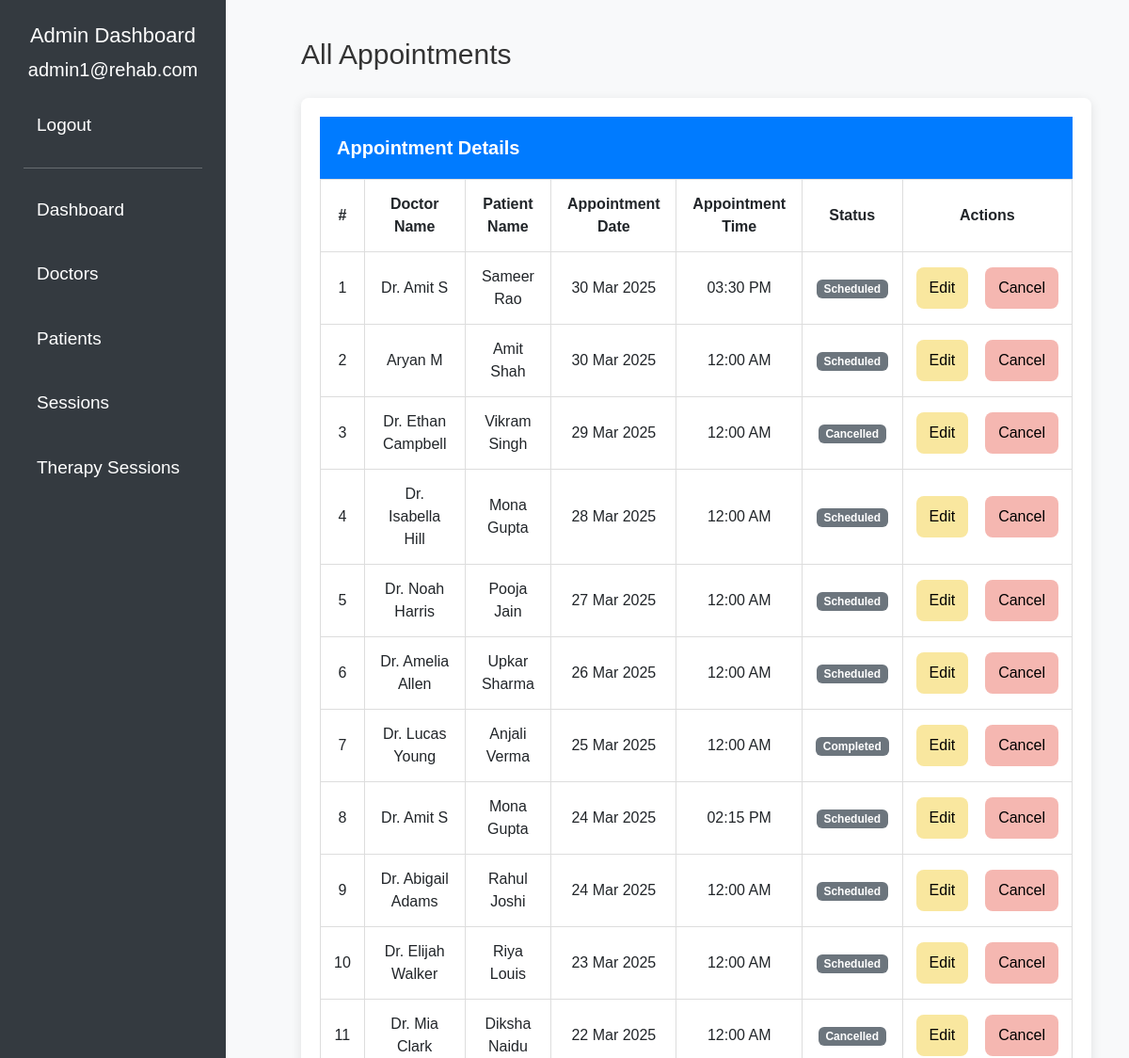
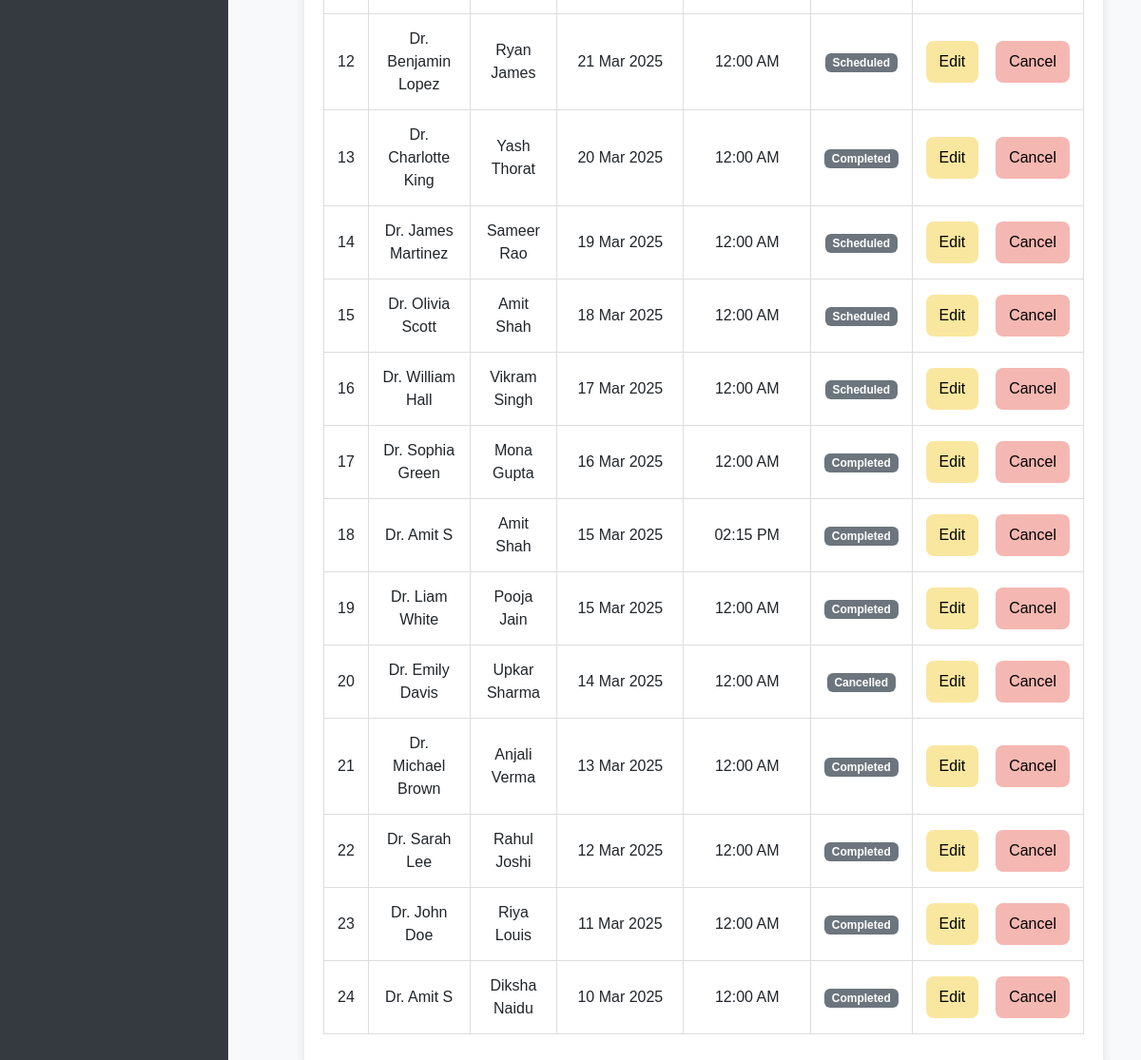
The page /all_sess.php (signed in) on the database its author committed (2 pictures, top to bottom).
### tables this page shows
CREATE TABLE `appointments` (
  `appointment_id` int(11) NOT NULL,
  `patient_id` int(11) DEFAULT NULL,
  `doctor_id` int(11) DEFAULT NULL,
  `appointment_date` date NOT NULL,
  `appointment_time` time NOT NULL,
  `status` varchar(50) DEFAULT 'Pending'
);

CREATE TABLE `doctors` (
  `doctor_id` int(11) NOT NULL,
  `name` varchar(100) NOT NULL,
  `speciality` varchar(100) NOT NULL,
  `email` varchar(100) DEFAULT NULL,
  `password` varchar(255) NOT NULL,
  `phone` varchar(15) DEFAULT NULL,
  `experience` varchar(100) DEFAULT NULL,
  `max_patients` int(11) NOT NULL,
  `role_id` int(11) DEFAULT NULL,
  `appointment_count` int(11) DEFAULT 0
);

CREATE TABLE `patients` (
  `patient_id` int(11) NOT NULL,
  `name` varchar(100) NOT NULL,
  `age` int(11) DEFAULT NULL,
  `address` varchar(255) DEFAULT NULL,
  `phone` varchar(15) DEFAULT NULL,
  `email` varchar(100) DEFAULT NULL,
  `password` varchar(255) NOT NULL,
  `diagnosis_type` varchar(100) DEFAULT NULL,
  `Surgery_status` varchar(100) DEFAULT NULL,
  `role_id` int(11) DEFAULT NULL,
  `admitted_date` date DEFAULT NULL
);

### all_sess.php (the view, shortened to what this page needs)
<?php
include 'connection.php';
$sessions_query = "
    SELECT
        appointments.appointment_id,
        appointments.appointment_date,
        appointments.appointment_time,
        appointments.status,
        doctors.name AS doctor_name,
        patients.name AS patient_name
    FROM appointments
    INNER JOIN doctors ON appointments.doctor_id = doctors.doctor_id
    INNER JOIN patients ON appointments.patient_id = patients.patient_id
    ORDER BY appointments.appointment_date DESC, appointments.appointment_time DESC";
$sessions_result = mysqli_query($conn, $sessions_query);
?>
<!DOCTYPE html>
<html lang="en">
<head>
    <link rel="stylesheet" href="https://stackpath.bootstrapcdn.com/bootstrap/5.3.0/css/bootstrap.min.css">
</head>
<body>
    <div class="sidebar">
        <h4>Admin Dashboard</h4>
        <p><?php echo $_SESSION['email']; ?></p>
        <a href="logout.php">Logout</a>
        <hr>
        <a href="admin_dashboard.php?page=dashboard">Dashboard</a>
        <a href="all_doc.php" class="<?php echo ($page == 'all_doc') ? 'active' : ''; ?>">Doctors</a>
        <a href="all_patients.php" class="<?php echo ($page == 'all_patients') ? 'active': ''; ?>">Patients</a>
        <a href="all_sess.php" class="<?php echo ($page == 'all_sess') ? 'active' : ''; ?>">Sessions</a>
        <a href="all_therapy_sessions.php">Therapy Sessions</a>
    </div>
    <div class="main-content">
        <div class="top-bar">
            <h3 style="font-size: 30px;">All Appointments</h3>
        </div>
        <div class="table-container">
            <div class="card-header">Appointment Details</div>
            <div class="card-body">
                <table class="table">
                    <thead>
                        <tr>
                            <th>#</th>
                            <th>Doctor Name</th>
                            <th>Patient Name</th>
                            <th>Appointment Date</th>
                            <th>Appointment Time</th>
                            <th>Status</th>
                            <th>Actions</th>
                        </tr>
                    </thead>
                    <tbody>
                        <?php if (mysqli_num_rows($sessions_result) > 0): ?>
                            <?php $count = 1; while ($session = mysqli_fetch_assoc($sessions_result)): ?>
                                <tr>
                                    <td><?php echo $count++; ?></td>
                                    <td><?php echo $session['doctor_name']; ?></td>
                                    <td><?php echo $session['patient_name']; ?></td>
                                    <td><?php echo date("d M Y", strtotime($session['appointment_date'])); ?></td>
                                    <td><?php echo date("h:i A", strtotime($session['appointment_time'])); ?></td>
                                    <td>
                                        <span class="badge
                                            <?php echo ($session['status'] == 'Confirmed') ? 'bg-success' : 'bg-secondary'; ?>">
                                            <?php echo $session['status']; ?>
                                        </span>
                                    </td>
                                    <td>
                                        <div class="d-flex justify-content-center gap-2">
                                            <a href="edit_session.php?id=<?php echo $session['appointment_id']; ?>"
                                               class="btn btn-edit">
                                               Edit
                                            </a>
                                            <a href="cancel_session.php?id=<?php echo $session['appointment_id']; ?>"
                                               class="btn btn-remove"
                                               onclick="return confirm('Are you sure you want to cancel this appointment?');">
                                               Cancel
                                            </a>
                                        </div>
                                    </td>
                                </tr>
                            <?php endwhile; ?>
                        <?php else: ?>
                            <tr>
                                <td colspan="7">No appointments found.</td>
                            </tr>
                        <?php endif; ?>
                    </tbody>
                </table>
            </div>
        </div>
    </div>
</body>
</html>

### all_sess.php (style rules this page uses)
body { font-family: 'Arial', sans-serif; background-color: #f8f9fa; color: #333; font-size: 18px; padding: 20px; }
.sidebar { height: 100%; width: 240px; position: fixed; top: 0; left: 0; background-color: #343a40; padding: 25px; color: white; }
.sidebar h4 { text-align: center; font-size: 22px; }
.sidebar p { text-align: center; font-size: 20px; }
.sidebar a { color: white; padding: 14px; text-decoration: none; font-size: 19px; display: block; border-radius: 6px; margin-bottom: 12px; }
.main-content { margin-left: 280px; padding: 20px; }
.table-container { margin-top: 20px; background-color: white; border-radius: 8px; box-shadow: 0 3px 12px rgba(0, 0, 0, 0.1); padding: 20px; overflow-x: auto; }
.table { width: 100%; border-collapse: collapse; }
.table thead { background-color: #007bff; color: white; }
.table th, .table td { text-align: center; vertical-align: middle; padding: 14px; font-size: 16px; border: 1px solid #ddd; }
.table thead { background-color: #007bff; color: white; font-size: 17px; }
.btn { font-size: 16px; padding: 10px 14px; border-radius: 8px; border: none; transition: 0.3s; }
.btn-edit { background-color: #F9E79F; color: black; margin-right: 10px; }
.btn-remove { background-color: #F5B7B1; color: black; }
.card-header { background-color: #007bff; color: white; font-weight: bold; font-size: 20px; padding: 18px; border-radius: 8px 8px 0 0; }
.top-bar { display: flex; justify-content: space-between; align-items: center; }

### rows shown on the page
appointments: doctor.name "Dr. Amit S", patient.name "Sameer Rao", appointment_date "30 Mar 2025", appointment_time "03:30 PM", status "Scheduled"
appointments: doctor.name "Aryan M", patient.name "Amit Shah", appointment_date "30 Mar 2025", appointment_time "12:00 AM", status "Scheduled"
appointments: doctor.name "Dr. Ethan Campbell", patient.name "Vikram Singh", appointment_date "29 Mar 2025", appointment_time "12:00 AM", status "Cancelled"
appointments: doctor.name "Dr. Isabella Hill", patient.name "Mona Gupta", appointment_date "28 Mar 2025", appointment_time "12:00 AM", status "Scheduled"
appointments: doctor.name "Dr. Noah Harris", patient.name "Pooja Jain", appointment_date "27 Mar 2025", appointment_time "12:00 AM", status "Scheduled"
appointments: doctor.name "Dr. Amelia Allen", patient.name "Upkar Sharma", appointment_date "26 Mar 2025", appointment_time "12:00 AM", status "Scheduled"
appointments: doctor.name "Dr. Lucas Young", patient.name "Anjali Verma", appointment_date "25 Mar 2025", appointment_time "12:00 AM", status "Completed"
appointments: doctor.name "Dr. Amit S", patient.name "Mona Gupta", appointment_date "24 Mar 2025", appointment_time "02:15 PM", status "Scheduled"
appointments: doctor.name "Dr. Abigail Adams", patient.name "Rahul Joshi", appointment_date "24 Mar 2025", appointment_time "12:00 AM", status "Scheduled"
appointments: doctor.name "Dr. Elijah Walker", patient.name "Riya Louis", appointment_date "23 Mar 2025", appointment_time "12:00 AM", status "Scheduled"
appointments: doctor.name "Dr. Mia Clark", patient.name "Diksha Naidu", appointment_date "22 Mar 2025", appointment_time "12:00 AM", status "Cancelled"
appointments: doctor.name "Dr. Benjamin Lopez", patient.name "Ryan James", appointment_date "21 Mar 2025", appointment_time "12:00 AM", status "Scheduled"
appointments: doctor.name "Dr. Charlotte King", patient.name "Yash Thorat", appointment_date "20 Mar 2025", appointment_time "12:00 AM", status "Completed"
appointments: doctor.name "Dr. James Martinez", patient.name "Sameer Rao", appointment_date "19 Mar 2025", appointment_time "12:00 AM", status "Scheduled"
appointments: doctor.name "Dr. Olivia Scott", patient.name "Amit Shah", appointment_date "18 Mar 2025", appointment_time "12:00 AM", status "Scheduled"
appointments: doctor.name "Dr. William Hall", patient.name "Vikram Singh", appointment_date "17 Mar 2025", appointment_time "12:00 AM", status "Scheduled"
appointments: doctor.name "Dr. Sophia Green", patient.name "Mona Gupta", appointment_date "16 Mar 2025", appointment_time "12:00 AM", status "Completed"
appointments: doctor.name "Dr. Amit S", patient.name "Amit Shah", appointment_date "15 Mar 2025", appointment_time "02:15 PM", status "Completed"
appointments: doctor.name "Dr. Liam White", patient.name "Pooja Jain", appointment_date "15 Mar 2025", appointment_time "12:00 AM", status "Completed"
appointments: doctor.name "Dr. Emily Davis", patient.name "Upkar Sharma", appointment_date "14 Mar 2025", appointment_time "12:00 AM", status "Cancelled"
appointments: doctor.name "Dr. Michael Brown", patient.name "Anjali Verma", appointment_date "13 Mar 2025", appointment_time "12:00 AM", status "Completed"
appointments: doctor.name "Dr. Sarah Lee", patient.name "Rahul Joshi", appointment_date "12 Mar 2025", appointment_time "12:00 AM", status "Completed"
appointments: doctor.name "Dr. John Doe", patient.name "Riya Louis", appointment_date "11 Mar 2025", appointment_time "12:00 AM", status "Completed"
appointments: doctor.name "Dr. Amit S", patient.name "Diksha Naidu", appointment_date "10 Mar 2025", appointment_time "12:00 AM", status "Completed"

### other values the page prints
$_SESSION['email'] "admin1@rehab.com"
